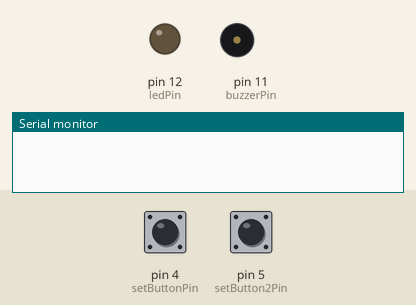
Bench run of a sketch on a simulated Arduino Uno, built with avr-gcc and run on an emulated ATmega328P. Parts: output pins drawn as LEDs (lit = HIGH), buzzer (waves = sounding, pin HIGH), the last lines printed to the serial monitor. Inputs (shaded band) come from the test bench; at power-on: pin 4 (setButtonPin) HIGH, pin 5 (setButton2Pin) HIGH.

Above: at 1.2 s.
1.3 s: pin 4 (setButtonPin) pulled LOW for 0.15 s
At 1.9 s:
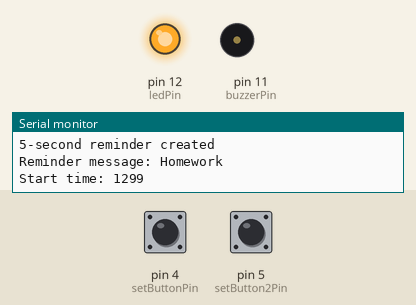
4.4 s: pin 4 (setButtonPin) pulled LOW for 3.2 s
At 6.45 s:
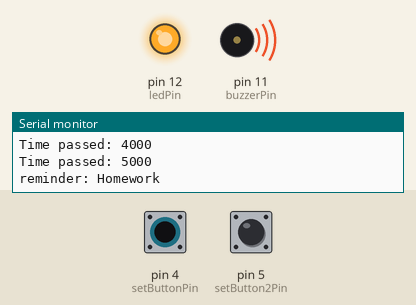
9.1 s: pin 5 (setButton2Pin) pulled LOW for 3.2 s
At 23.0 s:
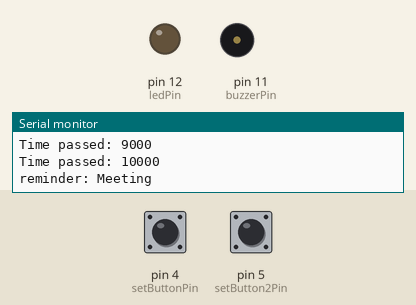
Timing chart, 0 to 23.3 s (numbered marks = the images above; inputs shaded):
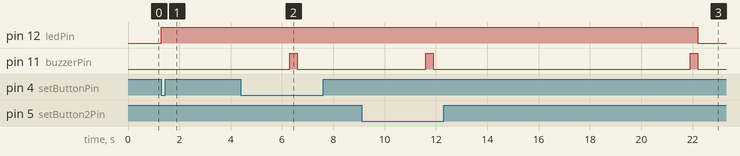

Measured:
- after the input at 1.3 s, pin 12 (ledPin): LOW → HIGH at once
- after the input at 4.4 s, pin 12 (ledPin): stays HIGH (without the input it goes to LOW after 2.2 s)
- after the input at 9.1 s, pin 12 (ledPin): HIGH → LOW after 13.1 s instead of 2.8 s
- by itself, pin 11 (buzzerPin): alternates HIGH for 0.30 s and LOW for 10.0 s

The sketch:

2_reminders_homework_and_meeting.ino
```cpp
const int setButtonPin = 4;
const int setButton2Pin = 5;
const int ledPin = 12;
const int buzzerPin = 11;

bool reminderExists = false;
unsigned long reminderStartTime = 0;
unsigned long reminderDuration = 0;
unsigned long buzzerTimer = 0;
unsigned long lastPrintTime = 0;
bool ledOn = false;
bool buzzerOn = false;

// Variable to store the current reminder's message
String reminderMessage = "";

void setup() {
  pinMode(setButtonPin, INPUT_PULLUP);
  pinMode(setButton2Pin, INPUT_PULLUP);
  pinMode(ledPin, OUTPUT);
  pinMode(buzzerPin, OUTPUT);
  Serial.begin(9600);
  digitalWrite(buzzerPin, LOW);
}

void loop() {
  unsigned long currentMillis = millis();
  bool setPressed = (digitalRead(setButtonPin) == LOW);
  bool set2Pressed = (digitalRead(setButton2Pin) == LOW);

  if (setPressed && !reminderExists) {
    reminderExists = true;
    reminderStartTime = currentMillis;
    reminderDuration = 5000;
    buzzerTimer = currentMillis;
    lastPrintTime = currentMillis;
    ledOn = true;
    digitalWrite(ledPin, HIGH);

    reminderMessage = "Homework";

    Serial.println("5-second reminder created");
    Serial.print("Reminder message: ");
    Serial.println(reminderMessage);
    Serial.print("Start time: ");
    Serial.println(reminderStartTime);
    Serial.println();
  }

  if (set2Pressed && !reminderExists) {
    reminderExists = true;
    reminderStartTime = currentMillis;
    reminderDuration = 10000;
    buzzerTimer = currentMillis;
    lastPrintTime = currentMillis;
    ledOn = true;
    digitalWrite(ledPin, HIGH);

    reminderMessage = "Meeting";

    Serial.println("10-second reminder created");
    Serial.print("Reminder message: ");
    Serial.println(reminderMessage);
    Serial.print("Start time: ");
    Serial.println(reminderStartTime);
    Serial.println();
  }

  if (reminderExists && (currentMillis - lastPrintTime >= 1000)) {
    lastPrintTime = currentMillis;
    unsigned long timePassed = currentMillis - reminderStartTime;
    Serial.print("Time passed: ");
    Serial.println(timePassed);
  }

  if (reminderExists && ledOn && (currentMillis - buzzerTimer >= reminderDuration)) {
    buzzerOn = true;
    Serial.print("reminder: ");
    Serial.println(reminderMessage);
    digitalWrite(buzzerPin, HIGH);
    buzzerTimer = currentMillis;
  }

  if (buzzerOn && ledOn && (currentMillis - buzzerTimer >= 300)) {
    buzzerOn = false;
    digitalWrite(buzzerPin, LOW);
    ledOn = false;
    digitalWrite(ledPin, LOW);
    reminderExists = false;
  }
}
```
